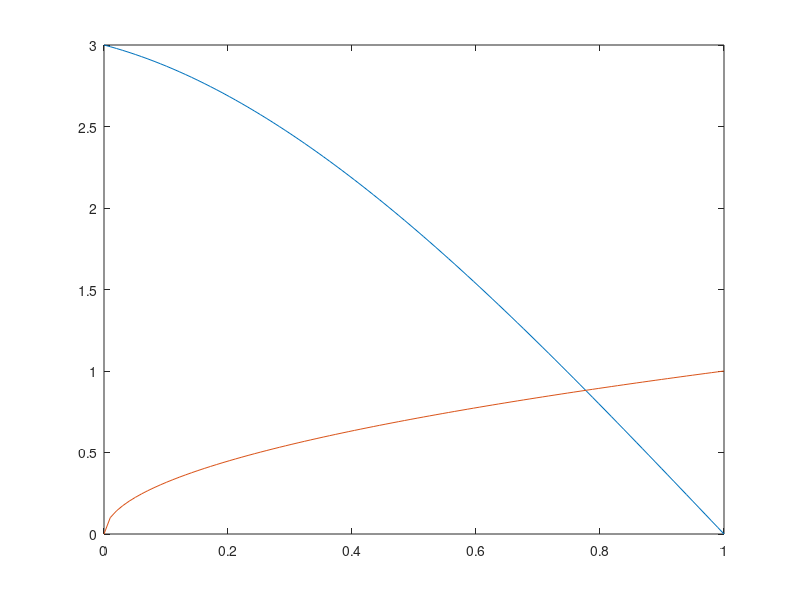

MATLAB code to generate this figure:

punti = linspace(0 , 1 , 100);
poly1 = [ 1 -3 -1 3];
y =polyval(poly1 , punti );
plot(punti , y );

y1 = 1 * sqrt(punti);

hold on;

plot( punti , y1 );